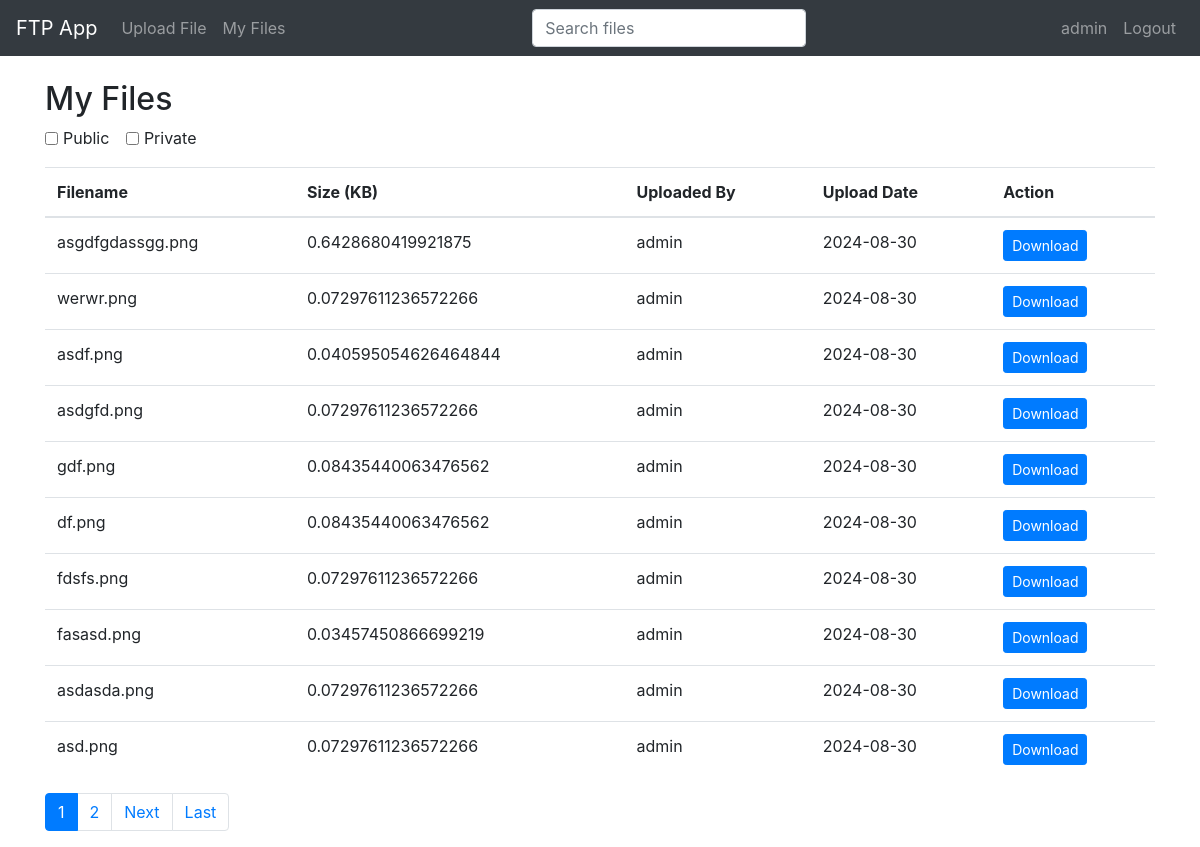
/file_list (signed in), run on the app's committed database.
### models.py (models this page shows, shortened)
class User(UserMixin, db.Model):
    id = db.Column(db.Integer, primary_key=True)
    username = db.Column(db.String(80), unique=True, nullable=False)
    password_hash = db.Column(db.String(128), nullable=False)

class File(db.Model):
    id = db.Column(db.Integer, primary_key=True)
    filename = db.Column(db.String(255), nullable=False)
    size = db.Column(db.Integer, nullable=False)
    upload_date = db.Column(db.DateTime, nullable=False, default=datetime.utcnow)
    public = db.Column(db.Boolean, default=False)
    user_id = db.Column(db.Integer, db.ForeignKey('user.id'), nullable=False)
    user = db.relationship('User', backref=db.backref('uploaded_files', lazy=True))

### app.py (the view)
@app.route('/file_list')
@login_required
def file_list():
    search_query = request.args.get('search', '')
    page = int(request.args.get('page', 1))
    per_page = 10  # Number of files per page
    query = File.query.filter(File.filename.ilike(f'%{search_query}%'))
    if request.args.get('public'):
        query = query.filter_by(public=True)
    if request.args.get('private'):
        query = query.filter_by(public=False, user_id=current_user.id)
    files = query.order_by(File.upload_date.desc()).paginate(page=page, per_page=per_page, error_out=False)
    total_pages = files.pages  # Get total pages from the pagination object
    return render_template('file_list.html', files=files.items, total_pages=total_pages, current_page=page, search_query=search_query)

### app.py (called while the page is built)
@login_manager.user_loader
def load_user(user_id):
    return User.query.get(int(user_id))

### templates/file_list.html (shortened to what this page needs)
{% extends 'base.html' %}
{% block content %}
<h2>My Files</h2>
<div class="mb-3">
    <form method="GET" action="{{ url_for('file_list') }}" id="filter-form">
        <div class="form-check form-check-inline">
            <input class="form-check-input" type="checkbox" id="public" name="public" {% if request.args.get('public') %}checked{% endif %}>
            <label class="form-check-label" for="public">Public</label>
        </div>
        <div class="form-check form-check-inline">
            <input class="form-check-input" type="checkbox" id="private" name="private" {% if request.args.get('private') %}checked{% endif %}>
            <label class="form-check-label" for="private">Private</label>
        </div>
    </form>
</div>
<table class="table">
    <thead>
        <tr>
            <th>Filename</th>
            <th>Size (KB)</th>
            <th>Uploaded By</th>
            <th>Upload Date</th>
            <th>Action</th>
        </tr>
    </thead>
    <tbody>
        {% for file in files %}
        <tr>
            <td>{{ file.filename }}</td>
            <td>{{ file.size / 1024 /1024 | round(2) }}</td>
            <td>{{ file.user.username }}</td>
            <td>{{ file.upload_date.strftime('%Y-%m-%d') }}</td>
            <td><a href="{{ url_for('download_file', file_id=file.id) }}" class="btn btn-sm btn-primary">Download</a></td>
        </tr>
        {% endfor %}
    </tbody>
</table>
<nav aria-label="Page navigation">
    <ul class="pagination">
        {% for page_num in range(1, total_pages + 1) %}
        <li class="page-item {% if page_num == current_page %}active{% endif %}">
            <a class="page-link" href="{{ url_for('file_list', page=page_num, search=search_query, public=request.args.get('public'), private=request.args.get('private')) }}">{{ page_num }}</a>
        </li>
        {% endfor %}
        {% if current_page < total_pages %}
        <li class="page-item">
            <a class="page-link" href="{{ url_for('file_list', page=current_page + 1, search=search_query, public=request.args.get('public'), private=request.args.get('private')) }}">Next</a>
        </li>
        <li class="page-item">
            <a class="page-link" href="{{ url_for('file_list', page=total_pages, search=search_query, public=request.args.get('public'), private=request.args.get('private')) }}">Last</a>
        </li>
        {% endif %}
    </ul>
</nav>
{% endblock %}

### templates/base.html (shortened to what this page needs)
<!DOCTYPE html>
<html lang="en">
<head>
    <link rel="stylesheet" href="https://stackpath.bootstrapcdn.com/bootstrap/4.5.2/css/bootstrap.min.css">
</head>
<body>
    <nav class="navbar navbar-expand-lg navbar-dark bg-dark">
        <a class="navbar-brand" href="{{ url_for('index') }}">FTP App</a>
        <div class="collapse navbar-collapse" id="navbarNav">
            <ul class="navbar-nav mr-auto">
                {% if current_user.is_authenticated %}
                    <li class="nav-item">
                        <a class="nav-link" href="{{ url_for('upload_file') }}">Upload File</a>
                    </li>
                    <li class="nav-item">
                        <a class="nav-link" href="{{ url_for('file_list') }}">My Files</a>
                    </li>
                {% endif %}
            </ul>
            <form class="form-inline my-2 my-lg-0 mr-auto" method="GET" action="{{ url_for('file_list') }}">
                <input class="form-control mr-sm-2" type="search" placeholder="Search files" name="search" aria-label="Search" value="{{ search_query }}">
            </form>
            <ul class="navbar-nav">
                {% if current_user.is_authenticated %}
                    <li class="nav-item">
                        <a class="nav-link" href="{{ url_for('edit_profile') }}">{{ current_user.username }}</a>
                    </li>
                    <li class="nav-item">
                        <a class="nav-link" href="{{ url_for('logout') }}">Logout</a>
                    </li>
                {% endif %}
            </ul>
        </div>
    </nav>
    <div class="container mt-4">
        {% block content %}{% endblock %}
    </div>
</body>
</html>

### data on the page
User: username "admin"
File: filename "asgdfgdassgg.png", file.size/1024/1024|round(2) "0.6428680419921875", user.username "admin", upload_date "2024-08-30"
File: filename "werwr.png", file.size/1024/1024|round(2) "0.07297611236572266", user.username "admin", upload_date "2024-08-30"
File: filename "asdf.png", file.size/1024/1024|round(2) "0.040595054626464844", user.username "admin", upload_date "2024-08-30"
File: filename "asdgfd.png", file.size/1024/1024|round(2) "0.07297611236572266", user.username "admin", upload_date "2024-08-30"
File: filename "gdf.png", file.size/1024/1024|round(2) "0.08435440063476562", user.username "admin", upload_date "2024-08-30"
File: filename "df.png", file.size/1024/1024|round(2) "0.08435440063476562", user.username "admin", upload_date "2024-08-30"
File: filename "fdsfs.png", file.size/1024/1024|round(2) "0.07297611236572266", user.username "admin", upload_date "2024-08-30"
File: filename "fasasd.png", file.size/1024/1024|round(2) "0.03457450866699219", user.username "admin", upload_date "2024-08-30"
File: filename "asdasda.png", file.size/1024/1024|round(2) "0.07297611236572266", user.username "admin", upload_date "2024-08-30"
File: filename "asd.png", file.size/1024/1024|round(2) "0.07297611236572266", user.username "admin", upload_date "2024-08-30"

### other printed values
{{ page_num }} "1" "2"
